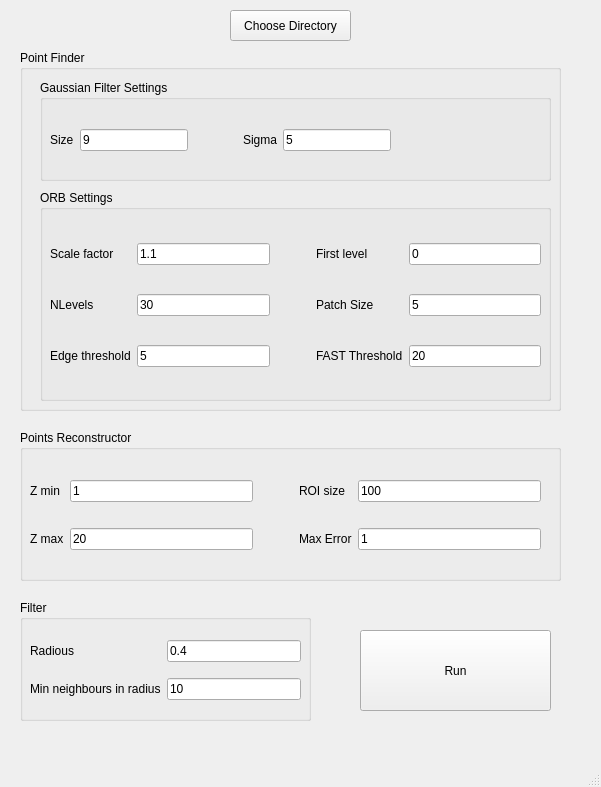
<?xml version="1.0" encoding="UTF-8"?>
<ui version="4.0">
 <class>MainWindow</class>
 <widget class="QMainWindow" name="MainWindow">
  <property name="geometry">
   <rect>
    <x>0</x>
    <y>0</y>
    <width>601</width>
    <height>787</height>
   </rect>
  </property>
  <property name="sizePolicy">
   <sizepolicy hsizetype="Fixed" vsizetype="Fixed">
    <horstretch>0</horstretch>
    <verstretch>0</verstretch>
   </sizepolicy>
  </property>
  <property name="minimumSize">
   <size>
    <width>601</width>
    <height>787</height>
   </size>
  </property>
  <property name="maximumSize">
   <size>
    <width>601</width>
    <height>787</height>
   </size>
  </property>
  <property name="windowTitle">
   <string>MainWindow</string>
  </property>
  <widget class="QWidget" name="centralwidget">
   <widget class="QPushButton" name="ChooseDirPushButton">
    <property name="geometry">
     <rect>
      <x>230</x>
      <y>10</y>
      <width>121</width>
      <height>31</height>
     </rect>
    </property>
    <property name="text">
     <string>Choose Directory</string>
    </property>
   </widget>
   <widget class="QGroupBox" name="pointFindGroupBox">
    <property name="geometry">
     <rect>
      <x>20</x>
      <y>50</y>
      <width>541</width>
      <height>361</height>
     </rect>
    </property>
    <property name="title">
     <string>Point Finder</string>
    </property>
    <widget class="QGroupBox" name="groupBox_2">
     <property name="geometry">
      <rect>
       <x>20</x>
       <y>30</y>
       <width>511</width>
       <height>101</height>
      </rect>
     </property>
     <property name="title">
      <string>Gaussian Filter Settings</string>
     </property>
     <widget class="QWidget" name="gridLayoutWidget_2">
      <property name="geometry">
       <rect>
        <x>10</x>
        <y>30</y>
        <width>341</width>
        <height>61</height>
       </rect>
      </property>
      <layout class="QGridLayout" name="gridLayout_2">
       <item row="0" column="0">
        <widget class="QLabel" name="label">
         <property name="text">
          <string>Size</string>
         </property>
        </widget>
       </item>
       <item row="0" column="4">
        <widget class="QLineEdit" name="gaussSigmaLineEdit">
         <property name="text">
          <string>5</string>
         </property>
        </widget>
       </item>
       <item row="0" column="1">
        <widget class="QLineEdit" name="gaussSizeLineEdit">
         <property name="text">
          <string>9</string>
         </property>
         <property name="placeholderText">
          <string/>
         </property>
        </widget>
       </item>
       <item row="0" column="3">
        <widget class="QLabel" name="label_2">
         <property name="text">
          <string>Sigma</string>
         </property>
        </widget>
       </item>
       <item row="0" column="2">
        <spacer name="horizontalSpacer">
         <property name="orientation">
          <enum>Qt::Horizontal</enum>
         </property>
         <property name="sizeHint" stdset="0">
          <size>
           <width>40</width>
           <height>20</height>
          </size>
         </property>
        </spacer>
       </item>
      </layout>
     </widget>
    </widget>
    <widget class="QGroupBox" name="groupBox_3">
     <property name="geometry">
      <rect>
       <x>20</x>
       <y>140</y>
       <width>511</width>
       <height>211</height>
      </rect>
     </property>
     <property name="title">
      <string>ORB Settings</string>
     </property>
     <widget class="QWidget" name="gridLayoutWidget">
      <property name="geometry">
       <rect>
        <x>10</x>
        <y>30</y>
        <width>491</width>
        <height>171</height>
       </rect>
      </property>
      <layout class="QGridLayout" name="gridLayout">
       <item row="0" column="0">
        <widget class="QLabel" name="label_3">
         <property name="text">
          <string>Scale factor</string>
         </property>
        </widget>
       </item>
       <item row="2" column="0">
        <widget class="QLabel" name="label_5">
         <property name="text">
          <string>Edge threshold</string>
         </property>
        </widget>
       </item>
       <item row="0" column="4">
        <widget class="QLineEdit" name="orbFirstLevLineEdit">
         <property name="text">
          <string>0</string>
         </property>
        </widget>
       </item>
       <item row="2" column="4">
        <widget class="QLineEdit" name="orbFastThLineEdit">
         <property name="text">
          <string>20</string>
         </property>
        </widget>
       </item>
       <item row="1" column="1">
        <widget class="QLineEdit" name="orbNLevelLineEdit">
         <property name="text">
          <string>30</string>
         </property>
        </widget>
       </item>
       <item row="0" column="1">
        <widget class="QLineEdit" name="orbScaleFacLineEdit">
         <property name="text">
          <string>1.1</string>
         </property>
        </widget>
       </item>
       <item row="2" column="1">
        <widget class="QLineEdit" name="orbEdgeThLineEdit">
         <property name="text">
          <string>5</string>
         </property>
        </widget>
       </item>
       <item row="1" column="0">
        <widget class="QLabel" name="label_4">
         <property name="text">
          <string>NLevels</string>
         </property>
        </widget>
       </item>
       <item row="1" column="4">
        <widget class="QLineEdit" name="orbPatchSizLineEdit">
         <property name="text">
          <string>5</string>
         </property>
        </widget>
       </item>
       <item row="0" column="3">
        <widget class="QLabel" name="label_8">
         <property name="text">
          <string>First level</string>
         </property>
        </widget>
       </item>
       <item row="1" column="3">
        <widget class="QLabel" name="label_6">
         <property name="text">
          <string>Patch Size</string>
         </property>
        </widget>
       </item>
       <item row="2" column="3">
        <widget class="QLabel" name="label_7">
         <property name="text">
          <string>FAST Threshold</string>
         </property>
        </widget>
       </item>
       <item row="0" column="2">
        <spacer name="horizontalSpacer_4">
         <property name="orientation">
          <enum>Qt::Horizontal</enum>
         </property>
         <property name="sizeType">
          <enum>QSizePolicy::Minimum</enum>
         </property>
         <property name="sizeHint" stdset="0">
          <size>
           <width>40</width>
           <height>20</height>
          </size>
         </property>
        </spacer>
       </item>
       <item row="1" column="2">
        <spacer name="horizontalSpacer_5">
         <property name="orientation">
          <enum>Qt::Horizontal</enum>
         </property>
         <property name="sizeType">
          <enum>QSizePolicy::Minimum</enum>
         </property>
         <property name="sizeHint" stdset="0">
          <size>
           <width>40</width>
           <height>20</height>
          </size>
         </property>
        </spacer>
       </item>
       <item row="2" column="2">
        <spacer name="horizontalSpacer_6">
         <property name="orientation">
          <enum>Qt::Horizontal</enum>
         </property>
         <property name="sizeType">
          <enum>QSizePolicy::Minimum</enum>
         </property>
         <property name="sizeHint" stdset="0">
          <size>
           <width>40</width>
           <height>20</height>
          </size>
         </property>
        </spacer>
       </item>
      </layout>
     </widget>
    </widget>
   </widget>
   <widget class="QGroupBox" name="pointRecGroupBox">
    <property name="geometry">
     <rect>
      <x>20</x>
      <y>430</y>
      <width>541</width>
      <height>151</height>
     </rect>
    </property>
    <property name="title">
     <string>Points Reconstructor</string>
    </property>
    <widget class="QWidget" name="gridLayoutWidget_3">
     <property name="geometry">
      <rect>
       <x>10</x>
       <y>30</y>
       <width>511</width>
       <height>111</height>
      </rect>
     </property>
     <layout class="QGridLayout" name="gridLayout_3">
      <item row="0" column="1">
       <widget class="QLineEdit" name="pointZMinLineEdit">
        <property name="text">
         <string>1</string>
        </property>
       </widget>
      </item>
      <item row="0" column="4">
       <widget class="QLineEdit" name="pointRoiSizLineEdit">
        <property name="text">
         <string>100</string>
        </property>
       </widget>
      </item>
      <item row="1" column="4">
       <widget class="QLineEdit" name="pointMaxErrLineEdit">
        <property name="text">
         <string>1</string>
        </property>
       </widget>
      </item>
      <item row="1" column="1">
       <widget class="QLineEdit" name="pointZMaxLineEdit">
        <property name="text">
         <string>20</string>
        </property>
       </widget>
      </item>
      <item row="0" column="0">
       <widget class="QLabel" name="label_10">
        <property name="text">
         <string>Z min</string>
        </property>
       </widget>
      </item>
      <item row="1" column="0">
       <widget class="QLabel" name="label_11">
        <property name="text">
         <string>Z max</string>
        </property>
       </widget>
      </item>
      <item row="0" column="3">
       <widget class="QLabel" name="label_12">
        <property name="text">
         <string>ROI size</string>
        </property>
       </widget>
      </item>
      <item row="1" column="3">
       <widget class="QLabel" name="label_13">
        <property name="text">
         <string>Max Error</string>
        </property>
       </widget>
      </item>
      <item row="0" column="2">
       <spacer name="horizontalSpacer_2">
        <property name="orientation">
         <enum>Qt::Horizontal</enum>
        </property>
        <property name="sizeType">
         <enum>QSizePolicy::Minimum</enum>
        </property>
        <property name="sizeHint" stdset="0">
         <size>
          <width>40</width>
          <height>20</height>
         </size>
        </property>
       </spacer>
      </item>
      <item row="1" column="2">
       <spacer name="horizontalSpacer_3">
        <property name="orientation">
         <enum>Qt::Horizontal</enum>
        </property>
        <property name="sizeType">
         <enum>QSizePolicy::Minimum</enum>
        </property>
        <property name="sizeHint" stdset="0">
         <size>
          <width>40</width>
          <height>20</height>
         </size>
        </property>
       </spacer>
      </item>
     </layout>
    </widget>
   </widget>
   <widget class="QGroupBox" name="filtGroupBox">
    <property name="geometry">
     <rect>
      <x>20</x>
      <y>600</y>
      <width>291</width>
      <height>121</height>
     </rect>
    </property>
    <property name="title">
     <string>Filter</string>
    </property>
    <widget class="QWidget" name="gridLayoutWidget_4">
     <property name="geometry">
      <rect>
       <x>10</x>
       <y>30</y>
       <width>271</width>
       <height>80</height>
      </rect>
     </property>
     <layout class="QGridLayout" name="gridLayout_4">
      <item row="0" column="1">
       <widget class="QLineEdit" name="filtRadLineEdit">
        <property name="text">
         <string>0.4</string>
        </property>
       </widget>
      </item>
      <item row="0" column="0">
       <widget class="QLabel" name="label_14">
        <property name="text">
         <string>Radious</string>
        </property>
       </widget>
      </item>
      <item row="1" column="0">
       <widget class="QLabel" name="label_15">
        <property name="text">
         <string>Min neighbours in radius</string>
        </property>
       </widget>
      </item>
      <item row="1" column="1">
       <widget class="QLineEdit" name="filtMinNeighLineEdit">
        <property name="text">
         <string>10</string>
        </property>
       </widget>
      </item>
     </layout>
    </widget>
   </widget>
   <widget class="QPushButton" name="runPushButton">
    <property name="geometry">
     <rect>
      <x>360</x>
      <y>630</y>
      <width>191</width>
      <height>81</height>
     </rect>
    </property>
    <property name="text">
     <string>Run</string>
    </property>
   </widget>
  </widget>
  <widget class="QMenuBar" name="menubar">
   <property name="geometry">
    <rect>
     <x>0</x>
     <y>0</y>
     <width>601</width>
     <height>26</height>
    </rect>
   </property>
  </widget>
  <widget class="QStatusBar" name="statusbar"/>
 </widget>
 <resources/>
 <connections/>
</ui>
